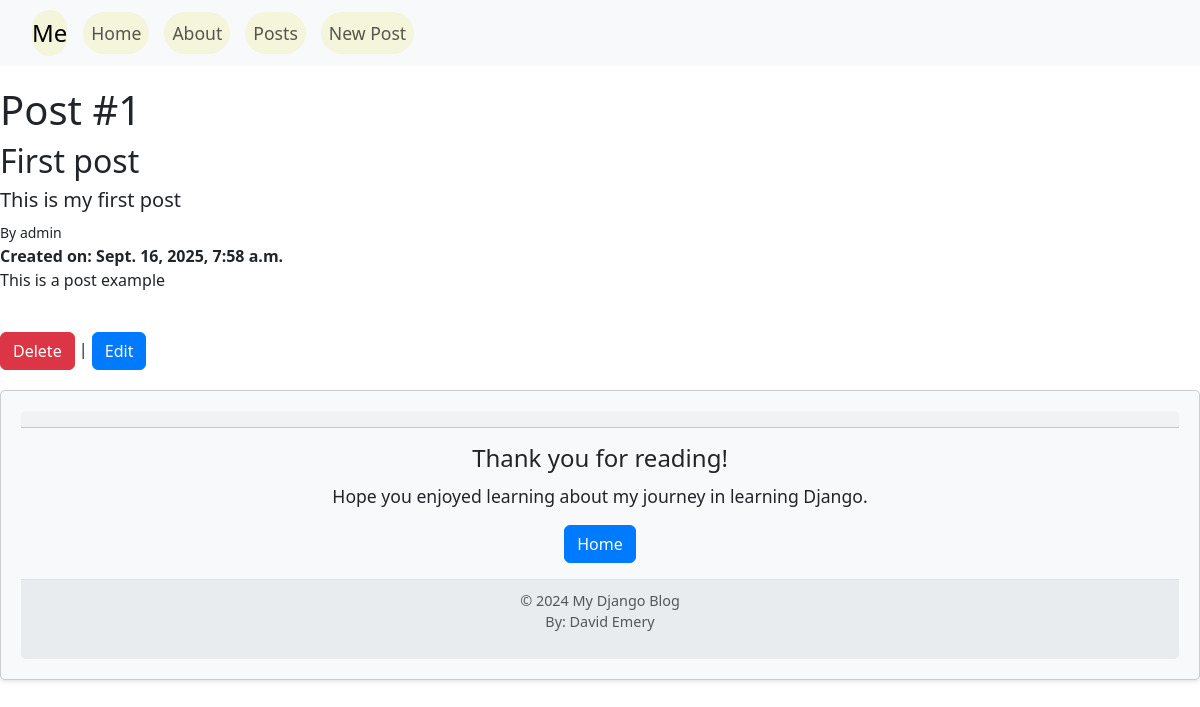
The app's page /posts/1/ with its own data.
### posts/models.py (models this page shows, shortened)
class Post(models.Model):
    title = models.CharField(max_length=128)
    subtitle = models.CharField(max_length=256)
    body = models.TextField()
    author = models.ForeignKey(
        get_user_model(),
        on_delete=models.CASCADE,
    )
    created_on = models.DateTimeField(auto_now_add=True)

### posts/views.py (the view)
# urls.py: path('<int:pk>/', PostDetailView.as_view(), name='post_detail'),
class PostDetailView(DetailView):
    template_name = "posts/detail.html"
    model = Post
    context_object_name = "single_post"

### templates/posts/detail.html (shortened to what this page needs)
{% extends "base.html" %}
{% block content %}
    <h1> Post #{{ single_post.id }}</h1>
    <h2> {{ single_post.title }} </h2>
    <h5> {{ single_post.subtitle }} </h5>
    <small>By {{ single_post.author }}</small><br/>
    <strong>Created on: {{ single_post.created_on }}</strong>
    <p> {{ single_post.body }} </p>
    <br/>
    <a href="{% url 'post_delete' single_post.id %}" class="btn btn-danger"> Delete </a> |
    <a href="{% url 'post_edit' single_post.id %}" class="btn btn-primary"> Edit </a>
    {% endblock content %}

### static/css/header.css (style rules this page uses)
.btn-primary { background-color: #007bff; border-color: #007bff; }

### records on screen
Post: id "1", title "First post", subtitle "This is my first post", author "admin", created_on "Sept. 16, 2025, 7:58 a.m.", body "This is a post example"
